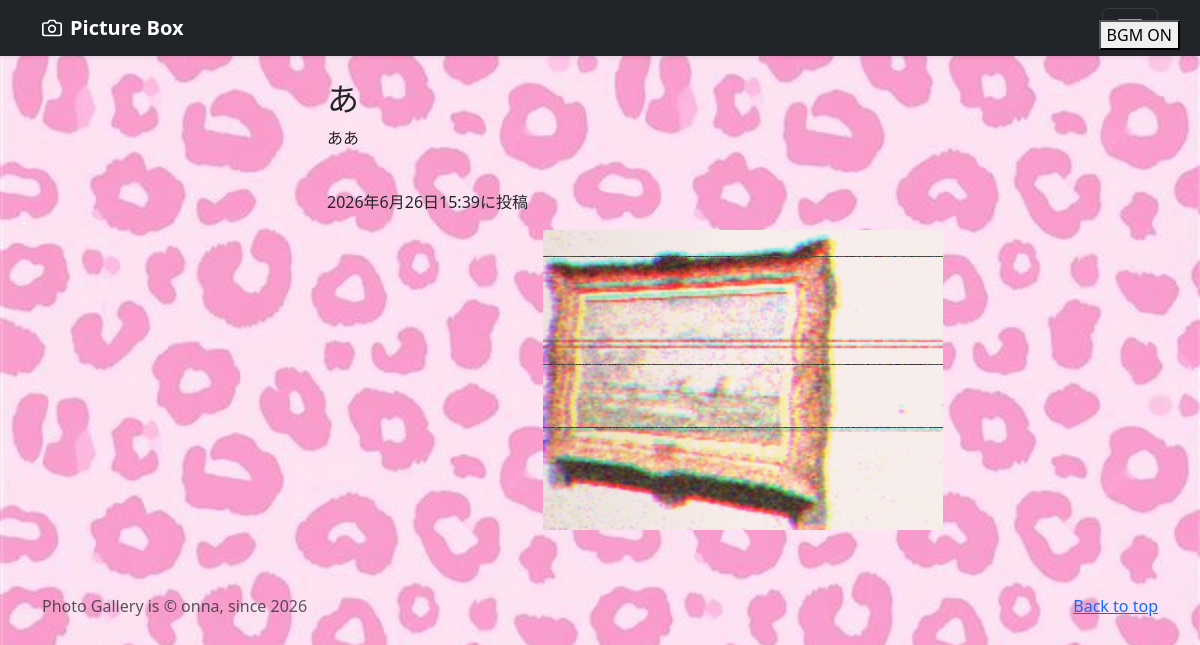
The page /photo-detail/18 on the database its author committed.
### photo/models.py (models this page shows, shortened)
class PhotoPost(models.Model):
    user = models.ForeignKey(
        customUser,
        verbose_name='ユーザー',
        on_delete=models.CASCADE
        )
    category = models.ForeignKey(
        Category,
        verbose_name='カテゴリ',
        on_delete=models.PROTECT
        )
    title = models.CharField(
        verbose_name='タイトル', # フィールドのタイトル
        max_length=200 # 最大文字数は200
        )
    comment = models.TextField(
        verbose_name='コメント', # フィールドのタイトル
        )
    image1 = models.ImageField(
        verbose_name='イメージ1', # フィールドのタイトル
        upload_to = 'photos' # MEDIA_ROOT以下のphotosにファイルを保存
        )
    image2 = models.ImageField(
        verbose_name='イメージ2', # フィールドのタイトル
        upload_to = 'photos', # MEDIA_ROOT以下のphotosにファイルを保存
        blank=True, # フィールド値の設定は必須ではない
        null=True # データベースにnullが保存されることを許容
        )
    posted_at = models.DateTimeField(
        verbose_name='投稿日時', # フィールドのタイトル
        auto_now_add=True # 日時を自動追加
        )

### photo/views.py (the view)
class DetailView(DetailView):
    template_name = 'detail.html'
    model = PhotoPost

### photo/templates/detail.html (shortened to what this page needs)
{% extends 'base.html' %}
    {% block contents %}
    <br>
    <div class="container">
        <div class="row">
            <div class="col offset-3">
                <h2>{{object.title}}</h2>
                <p>{{object.comment}}</p>
                <br>
                <p>{{object.posted_at}}に投稿</p>
                <p> <img src="{{ object.image1.url }}"style="width:100%; height:300px; object-fit:contain;"></p>
            </div>
        </div>
    </div>
    {% endblock %}

### photo/templates/base.html (style rules this page uses)
body { background-image: url("/static/bg.jpg"); background-size: cover; background-repeat: no-repeat; }

### rows shown on the page
PhotoPost: title "あ", comment "ああ", posted_at "2026年6月26日15:39", image1 (picture)
